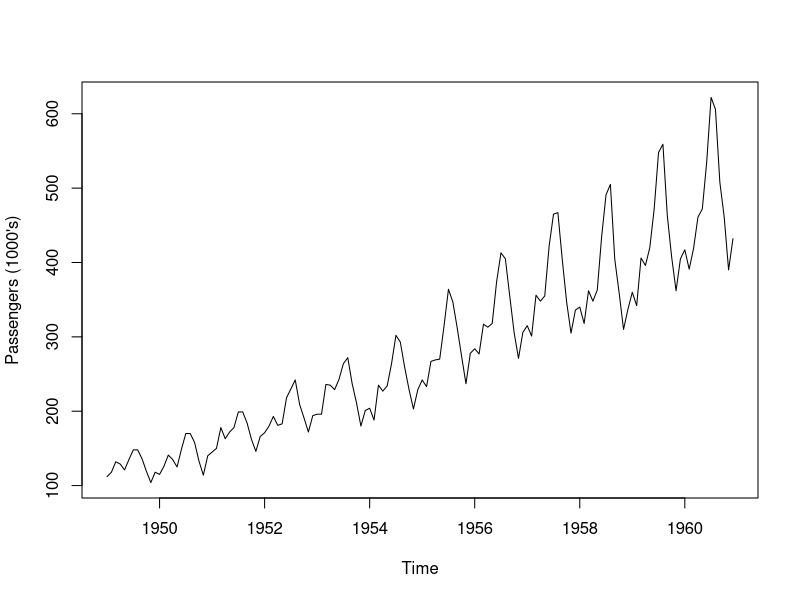
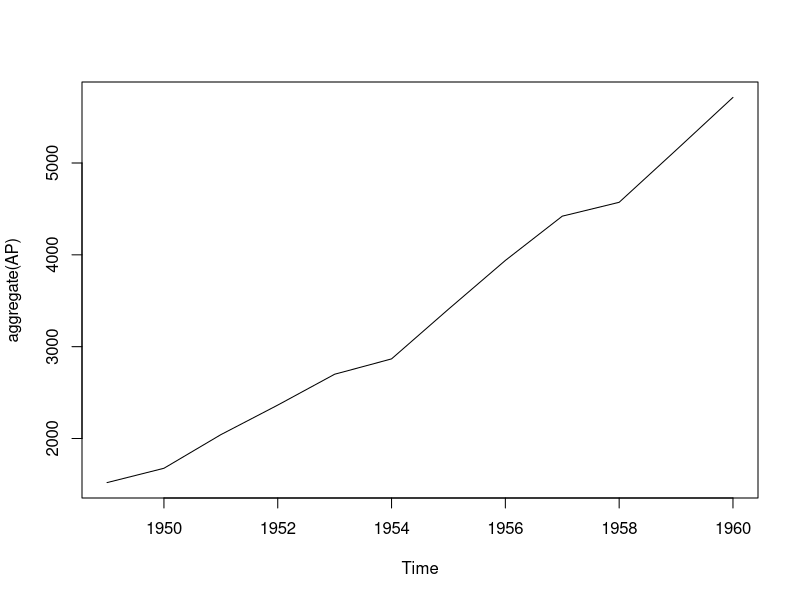
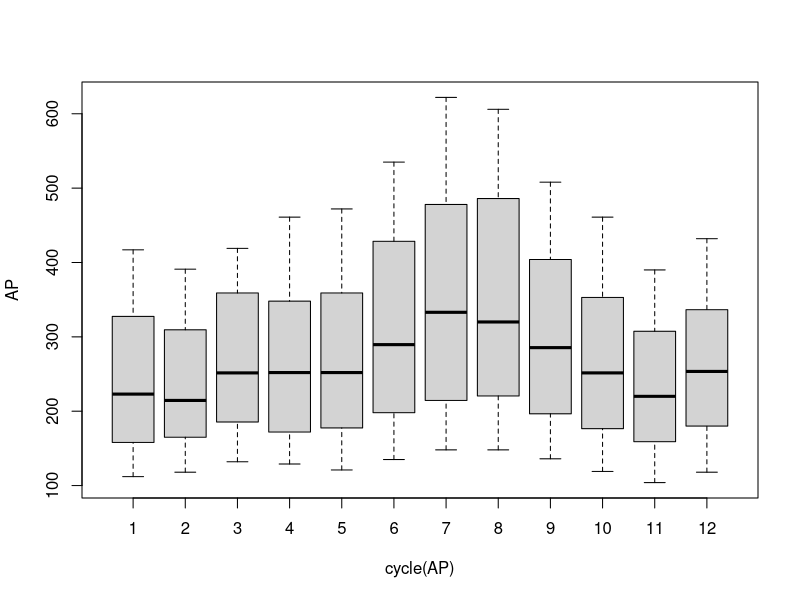
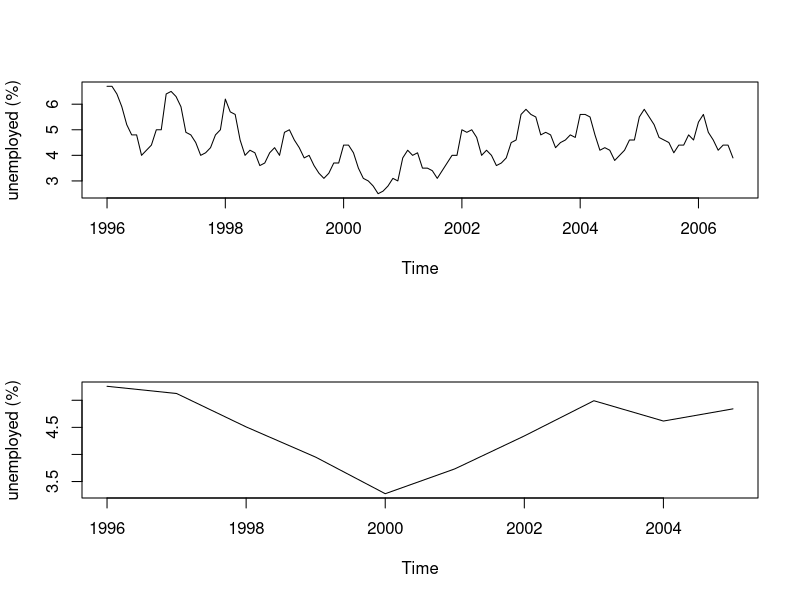
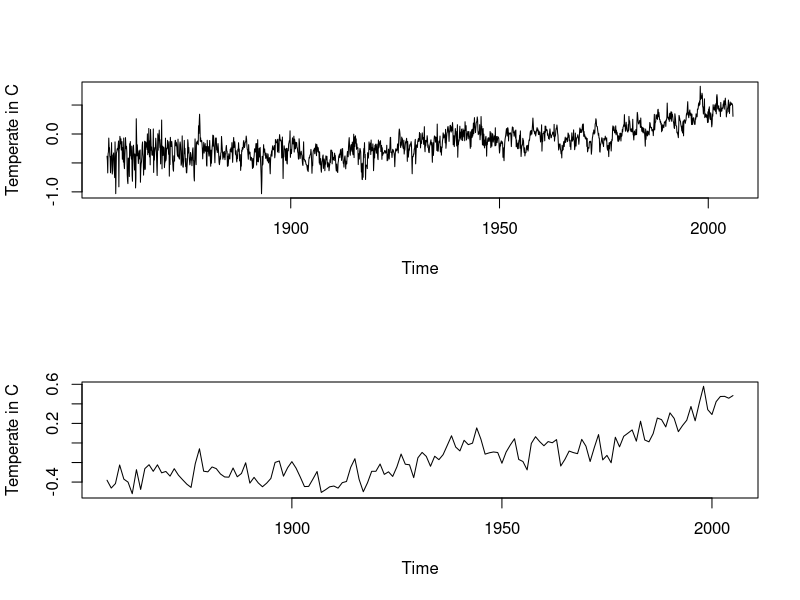
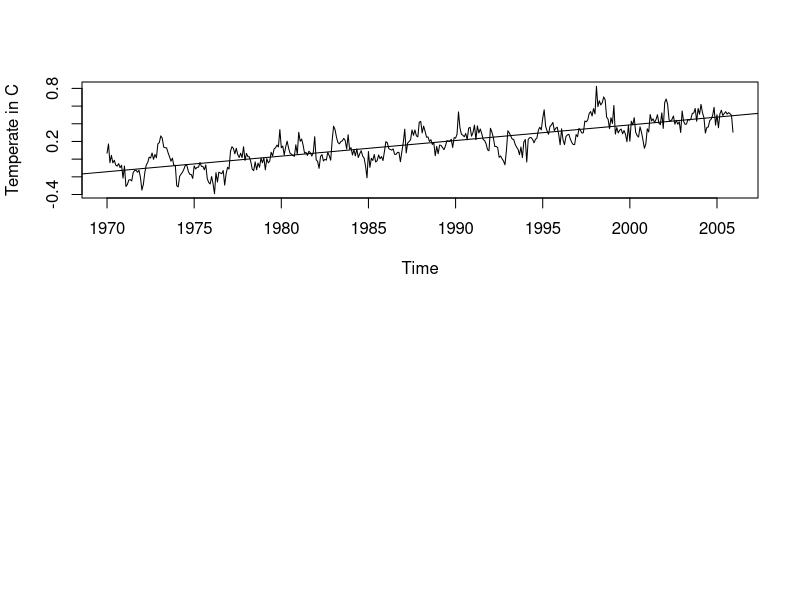
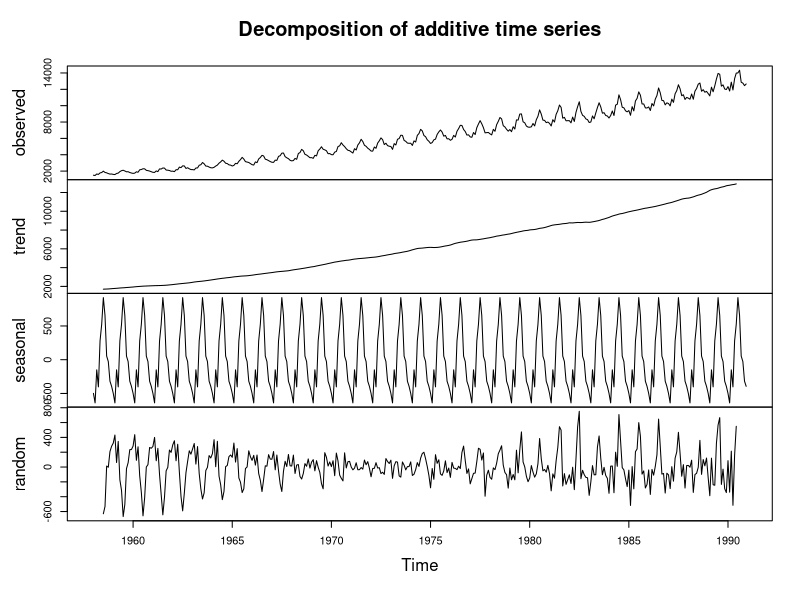
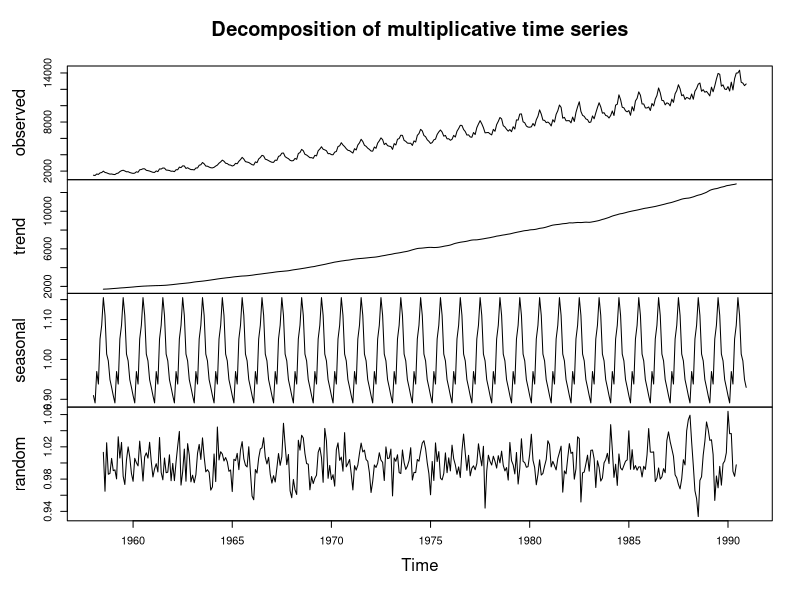

Write the R code that produced these figures, in order.
## ---- chunk 1
Fact <- function(n){
  output = 1
  for(i in 1:n){
    output = output * i
  }
  return(output)
}
## ---- chunk 2
Fact(5)
## ---- chunk 3
factorial(5)
## ---- chunk 4
data("AirPassengers")
AP = AirPassengers
AP
## ---- chunk 5
class(AP)
## ---- chunk 6
start(AP)
end(AP)
frequency(AP)
## ---- chunk 7
summary(AP)
## ---- chunk 8
plot(AP, ylab = "Passengers (1000's)")
## ---- chunk 9
plot(aggregate(AP))
## ---- chunk 10
boxplot(AP ~ cycle(AP))
## ---- chunk 11
# Set your working directory below if it is not already set to the current 'Lecture Notes' directory.
# Your directory must be set to tell R where to find the data file for Maine monthly unemployment

#setwd()
Maine.month = read.csv(file = "data/Maine.csv")
class(Maine.month)
## ---- chunk 12
Maine.month.ts = ts(Maine.month, start = c(1996, 1), frequency = 12)
## ---- chunk 13
Maine.annual.ts = aggregate(Maine.month.ts)/12
## ---- chunk 14
layout(1:2)
plot(Maine.month.ts, ylab = "unemployed (%)")
plot(Maine.annual.ts, ylab = "unemployed (%)")
## ---- chunk 15
Maine.Feb <- window(Maine.month.ts, start = c(1996,2), freq = TRUE)
Maine.Aug <- window(Maine.month.ts, start = c(1996,8), freq = TRUE)
Feb.ratio <- mean(Maine.Feb) / mean(Maine.month.ts)
Aug.ratio <- mean(Maine.Aug) / mean(Maine.month.ts)
## ---- chunk 16
print(paste0("February Ratio: ", round(Feb.ratio, 4)))
print(paste0("August Ratio: ", round(Aug.ratio, 4)))
## ---- chunk 17
# Set your working directory below if it is not already set to the current 'Lecture Notes' directory.
# Your directory must be set to tell R where to find the data file for Maine monthly unemployment

#setwd("C:/Users/kmac4/Documents/St. Elizabeth University/CS-637-Time-Series-and-Forecasting-/Lecture Notes")
Global_file = read.csv(file = "data/Global.csv", header = F)

Global = data.frame()
for(row in 1:nrow(Global_file)){
  for(column in 1:ncol(Global_file)){
    Global = rbind.data.frame(Global, Global_file[row,column])
  }
}

names(Global) = "Temperate in C"
## ---- chunk 18
Global.ts <- ts(Global, st = c(1856, 1), end = c(2005, 12), fr = 12)
Global.annual <- aggregate(Global.ts, FUN = mean)
layout(1:2)
plot(Global.ts)
plot(Global.annual)
## ---- chunk 19
New.series <- window(Global.ts, start=c(1970, 1), end=c(2005, 12))
New.time <- time(New.series)
plot(New.series)
abline(reg=lm(New.series ~ New.time))
## ---- chunk 20
# Set your working directory below if it is not already set to the current 'Lecture Notes' directory.
# Your directory must be set to tell R where to find the data file for Maine monthly unemployment

#setwd()
Elec = read.csv("data/elec.csv") 
Elec.ts <- ts(Elec, start = 1958, freq = 12)
## ---- chunk 21
plot(decompose(Elec.ts))
## ---- chunk 22
Elec.decom <- decompose(Elec.ts, type = "mult")
plot(Elec.decom)
## ---- chunk 23
Trend <- Elec.decom$trend
Seasonal <- Elec.decom$seasonal
ts.plot(cbind(Trend, Trend * Seasonal), lty = 1:2)
